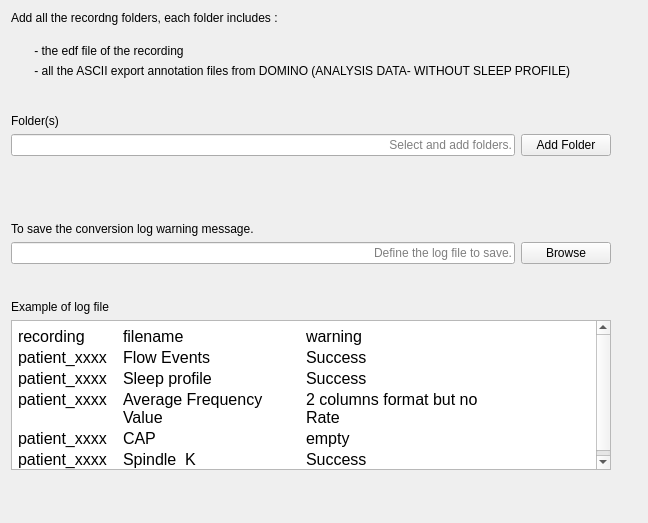
<?xml version="1.0" encoding="UTF-8"?>
<ui version="4.0">
 <class>DominoConverterSettingsView</class>
 <widget class="QWidget" name="DominoConverterSettingsView">
  <property name="geometry">
   <rect>
    <x>0</x>
    <y>0</y>
    <width>648</width>
    <height>523</height>
   </rect>
  </property>
  <property name="windowTitle">
   <string>Form</string>
  </property>
  <property name="styleSheet">
   <string notr="true">font: 12pt &quot;Roboto&quot;;</string>
  </property>
  <layout class="QHBoxLayout" name="horizontalLayout_4">
   <item>
    <layout class="QVBoxLayout" name="verticalLayout_3">
     <item>
      <widget class="QLabel" name="label">
       <property name="text">
        <string>Add all the recordng folders, each folder includes :</string>
       </property>
      </widget>
     </item>
     <item>
      <spacer name="verticalSpacer_3">
       <property name="orientation">
        <enum>Qt::Vertical</enum>
       </property>
       <property name="sizeType">
        <enum>QSizePolicy::Fixed</enum>
       </property>
       <property name="sizeHint" stdset="0">
        <size>
         <width>20</width>
         <height>13</height>
        </size>
       </property>
      </spacer>
     </item>
     <item>
      <layout class="QHBoxLayout" name="horizontalLayout_2">
       <item>
        <spacer name="horizontalSpacer">
         <property name="orientation">
          <enum>Qt::Horizontal</enum>
         </property>
         <property name="sizeType">
          <enum>QSizePolicy::Fixed</enum>
         </property>
         <property name="sizeHint" stdset="0">
          <size>
           <width>20</width>
           <height>20</height>
          </size>
         </property>
        </spacer>
       </item>
       <item>
        <layout class="QVBoxLayout" name="verticalLayout">
         <item>
          <widget class="QLabel" name="label_2">
           <property name="text">
            <string> - the edf file of the recording</string>
           </property>
          </widget>
         </item>
         <item>
          <widget class="QLabel" name="label_3">
           <property name="maximumSize">
            <size>
             <width>1000</width>
             <height>16777215</height>
            </size>
           </property>
           <property name="text">
            <string> - all the ASCII export annotation files from DOMINO (ANALYSIS DATA- WITHOUT SLEEP PROFILE)</string>
           </property>
          </widget>
         </item>
        </layout>
       </item>
      </layout>
     </item>
     <item>
      <spacer name="verticalSpacer_2">
       <property name="orientation">
        <enum>Qt::Vertical</enum>
       </property>
       <property name="sizeType">
        <enum>QSizePolicy::Fixed</enum>
       </property>
       <property name="sizeHint" stdset="0">
        <size>
         <width>20</width>
         <height>30</height>
        </size>
       </property>
      </spacer>
     </item>
     <item>
      <widget class="QLabel" name="folders_label">
       <property name="text">
        <string>Folder(s)</string>
       </property>
      </widget>
     </item>
     <item>
      <layout class="QHBoxLayout" name="horizontalLayout">
       <item>
        <widget class="QLineEdit" name="folders_lineedit">
         <property name="maximumSize">
          <size>
           <width>1000</width>
           <height>16777215</height>
          </size>
         </property>
         <property name="alignment">
          <set>Qt::AlignRight|Qt::AlignTrailing|Qt::AlignVCenter</set>
         </property>
         <property name="placeholderText">
          <string>Select and add folders.</string>
         </property>
        </widget>
       </item>
       <item>
        <widget class="QPushButton" name="pushButton_add_folder">
         <property name="minimumSize">
          <size>
           <width>90</width>
           <height>0</height>
          </size>
         </property>
         <property name="text">
          <string>Add Folder</string>
         </property>
        </widget>
       </item>
      </layout>
     </item>
     <item>
      <spacer name="verticalSpacer_4">
       <property name="orientation">
        <enum>Qt::Vertical</enum>
       </property>
       <property name="sizeType">
        <enum>QSizePolicy::Fixed</enum>
       </property>
       <property name="sizeHint" stdset="0">
        <size>
         <width>20</width>
         <height>60</height>
        </size>
       </property>
      </spacer>
     </item>
     <item>
      <layout class="QVBoxLayout" name="verticalLayout_2">
       <item>
        <widget class="QLabel" name="label_4">
         <property name="text">
          <string>To save the conversion log warning message.</string>
         </property>
        </widget>
       </item>
       <item>
        <layout class="QHBoxLayout" name="horizontalLayout_3">
         <item>
          <widget class="QLineEdit" name="lineEdit_logfilename">
           <property name="alignment">
            <set>Qt::AlignRight|Qt::AlignTrailing|Qt::AlignVCenter</set>
           </property>
           <property name="placeholderText">
            <string>Define the log file to save.</string>
           </property>
          </widget>
         </item>
         <item>
          <widget class="QPushButton" name="pushButton_browse_log">
           <property name="minimumSize">
            <size>
             <width>90</width>
             <height>0</height>
            </size>
           </property>
           <property name="text">
            <string>Browse</string>
           </property>
          </widget>
         </item>
        </layout>
       </item>
      </layout>
     </item>
     <item>
      <spacer name="verticalSpacer_5">
       <property name="orientation">
        <enum>Qt::Vertical</enum>
       </property>
       <property name="sizeType">
        <enum>QSizePolicy::Fixed</enum>
       </property>
       <property name="sizeHint" stdset="0">
        <size>
         <width>20</width>
         <height>30</height>
        </size>
       </property>
      </spacer>
     </item>
     <item>
      <widget class="QLabel" name="label_5">
       <property name="text">
        <string>Example of log file</string>
       </property>
      </widget>
     </item>
     <item>
      <widget class="QTextEdit" name="textEdit">
       <property name="minimumSize">
        <size>
         <width>600</width>
         <height>150</height>
        </size>
       </property>
       <property name="readOnly">
        <bool>true</bool>
       </property>
       <property name="html">
        <string>&lt;!DOCTYPE HTML PUBLIC &quot;-//W3C//DTD HTML 4.0//EN&quot; &quot;http://www.w3.org/TR/REC-html40/strict.dtd&quot;&gt;
&lt;html&gt;&lt;head&gt;&lt;meta name=&quot;qrichtext&quot; content=&quot;1&quot; /&gt;&lt;style type=&quot;text/css&quot;&gt;
p, li { white-space: pre-wrap; }
&lt;/style&gt;&lt;/head&gt;&lt;body style=&quot; font-family:'Roboto'; font-size:12pt; font-weight:400; font-style:normal;&quot;&gt;
&lt;table border=&quot;0&quot; style=&quot; margin-top:0px; margin-bottom:0px; margin-left:0px; margin-right:0px;&quot; cellspacing=&quot;2&quot; cellpadding=&quot;0&quot;&gt;
&lt;tr&gt;
&lt;td width=&quot;103&quot;&gt;
&lt;p style=&quot; margin-top:0px; margin-bottom:0px; margin-left:0px; margin-right:0px; -qt-block-indent:0; text-indent:0px;&quot;&gt;recording&lt;/p&gt;&lt;/td&gt;
&lt;td width=&quot;181&quot;&gt;
&lt;p style=&quot; margin-top:0px; margin-bottom:0px; margin-left:0px; margin-right:0px; -qt-block-indent:0; text-indent:0px;&quot;&gt;filename&lt;/p&gt;&lt;/td&gt;
&lt;td width=&quot;192&quot;&gt;
&lt;p style=&quot; margin-top:0px; margin-bottom:0px; margin-left:0px; margin-right:0px; -qt-block-indent:0; text-indent:0px;&quot;&gt;warning&lt;/p&gt;&lt;/td&gt;&lt;/tr&gt;
&lt;tr&gt;
&lt;td&gt;
&lt;p style=&quot; margin-top:0px; margin-bottom:0px; margin-left:0px; margin-right:0px; -qt-block-indent:0; text-indent:0px;&quot;&gt;patient_xxxx&lt;/p&gt;&lt;/td&gt;
&lt;td&gt;
&lt;p style=&quot; margin-top:0px; margin-bottom:0px; margin-left:0px; margin-right:0px; -qt-block-indent:0; text-indent:0px;&quot;&gt;Flow Events&lt;/p&gt;&lt;/td&gt;
&lt;td&gt;
&lt;p style=&quot; margin-top:0px; margin-bottom:0px; margin-left:0px; margin-right:0px; -qt-block-indent:0; text-indent:0px;&quot;&gt;Success&lt;/p&gt;&lt;/td&gt;&lt;/tr&gt;
&lt;tr&gt;
&lt;td&gt;
&lt;p style=&quot; margin-top:0px; margin-bottom:0px; margin-left:0px; margin-right:0px; -qt-block-indent:0; text-indent:0px;&quot;&gt;patient_xxxx&lt;/p&gt;&lt;/td&gt;
&lt;td&gt;
&lt;p style=&quot; margin-top:0px; margin-bottom:0px; margin-left:0px; margin-right:0px; -qt-block-indent:0; text-indent:0px;&quot;&gt;Sleep profile&lt;/p&gt;&lt;/td&gt;
&lt;td&gt;
&lt;p style=&quot; margin-top:0px; margin-bottom:0px; margin-left:0px; margin-right:0px; -qt-block-indent:0; text-indent:0px;&quot;&gt;Success&lt;/p&gt;&lt;/td&gt;&lt;/tr&gt;
&lt;tr&gt;
&lt;td&gt;
&lt;p style=&quot; margin-top:0px; margin-bottom:0px; margin-left:0px; margin-right:0px; -qt-block-indent:0; text-indent:0px;&quot;&gt;patient_xxxx&lt;/p&gt;&lt;/td&gt;
&lt;td&gt;
&lt;p style=&quot; margin-top:0px; margin-bottom:0px; margin-left:0px; margin-right:0px; -qt-block-indent:0; text-indent:0px;&quot;&gt;Average Frequency Value&lt;/p&gt;&lt;/td&gt;
&lt;td&gt;
&lt;p style=&quot; margin-top:0px; margin-bottom:0px; margin-left:0px; margin-right:0px; -qt-block-indent:0; text-indent:0px;&quot;&gt;2 columns format but no Rate&lt;/p&gt;&lt;/td&gt;&lt;/tr&gt;
&lt;tr&gt;
&lt;td&gt;
&lt;p style=&quot; margin-top:0px; margin-bottom:0px; margin-left:0px; margin-right:0px; -qt-block-indent:0; text-indent:0px;&quot;&gt;patient_xxxx&lt;/p&gt;&lt;/td&gt;
&lt;td&gt;
&lt;p style=&quot; margin-top:0px; margin-bottom:0px; margin-left:0px; margin-right:0px; -qt-block-indent:0; text-indent:0px;&quot;&gt;CAP&lt;/p&gt;&lt;/td&gt;
&lt;td&gt;
&lt;p style=&quot; margin-top:0px; margin-bottom:0px; margin-left:0px; margin-right:0px; -qt-block-indent:0; text-indent:0px;&quot;&gt;empty&lt;/p&gt;&lt;/td&gt;&lt;/tr&gt;
&lt;tr&gt;
&lt;td&gt;
&lt;p style=&quot; margin-top:0px; margin-bottom:0px; margin-left:0px; margin-right:0px; -qt-block-indent:0; text-indent:0px;&quot;&gt;patient_xxxx&lt;/p&gt;&lt;/td&gt;
&lt;td&gt;
&lt;p style=&quot; margin-top:0px; margin-bottom:0px; margin-left:0px; margin-right:0px; -qt-block-indent:0; text-indent:0px;&quot;&gt;Spindle  K&lt;/p&gt;&lt;/td&gt;
&lt;td&gt;
&lt;p style=&quot; margin-top:0px; margin-bottom:0px; margin-left:0px; margin-right:0px; -qt-block-indent:0; text-indent:0px;&quot;&gt;Success&lt;/p&gt;&lt;/td&gt;&lt;/tr&gt;&lt;/table&gt;&lt;/body&gt;&lt;/html&gt;</string>
       </property>
      </widget>
     </item>
     <item>
      <spacer name="verticalSpacer">
       <property name="orientation">
        <enum>Qt::Vertical</enum>
       </property>
       <property name="sizeHint" stdset="0">
        <size>
         <width>20</width>
         <height>225</height>
        </size>
       </property>
      </spacer>
     </item>
    </layout>
   </item>
   <item>
    <spacer name="horizontalSpacer_2">
     <property name="orientation">
      <enum>Qt::Horizontal</enum>
     </property>
     <property name="sizeHint" stdset="0">
      <size>
       <width>40</width>
       <height>20</height>
      </size>
     </property>
    </spacer>
   </item>
  </layout>
 </widget>
 <resources>
  <include location="../../../../snooz-toolbox/src/main/python/ui/themes/themes.qrc"/>
 </resources>
 <connections>
  <connection>
   <sender>pushButton_add_folder</sender>
   <signal>clicked()</signal>
   <receiver>DominoConverterSettingsView</receiver>
   <slot>add_folder_slot()</slot>
   <hints>
    <hint type="sourcelabel">
     <x>500</x>
     <y>141</y>
    </hint>
    <hint type="destinationlabel">
     <x>405</x>
     <y>212</y>
    </hint>
   </hints>
  </connection>
  <connection>
   <sender>pushButton_browse_log</sender>
   <signal>clicked()</signal>
   <receiver>DominoConverterSettingsView</receiver>
   <slot>browse_log_slot()</slot>
   <hints>
    <hint type="sourcelabel">
     <x>733</x>
     <y>316</y>
    </hint>
    <hint type="destinationlabel">
     <x>400</x>
     <y>178</y>
    </hint>
   </hints>
  </connection>
 </connections>
 <slots>
  <slot>add_folder_slot()</slot>
  <slot>browse_log_slot()</slot>
 </slots>
</ui>
